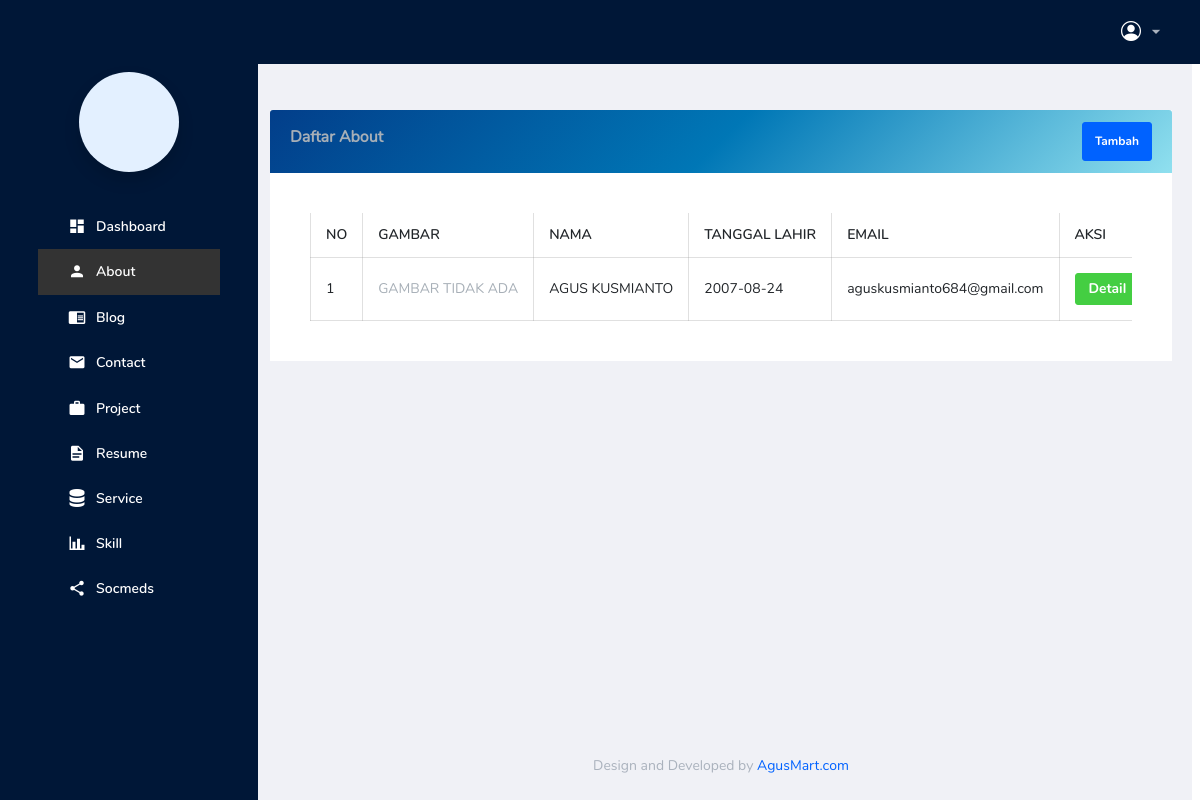
Page /backend/pages/about/index.php on the committed database.
### tables this page shows
CREATE TABLE `abouts` (
  `id` bigint NOT NULL,
  `name` varchar(255) NOT NULL,
  `born` date NOT NULL,
  `address` text NOT NULL,
  `zip_code` int NOT NULL,
  `email` varchar(255) NOT NULL,
  `phone` varchar(255) NOT NULL,
  `total_project` int NOT NULL,
  `work` varchar(255) NOT NULL,
  `image` text NOT NULL,
  `description` text NOT NULL
);

### backend/pages/about/index.php (the view, shortened to what this page needs)
<?php
include '../../../config/connection.php';
$qAbout = "SELECT * FROM abouts ORDER BY id DESC";
$result = mysqli_query($connect, $qAbout);
?>
<!DOCTYPE html>
<html lang="en">
<?php include '../../partials/header.php'; ?>
<body>
  <div class="container-scroller">
    <?php include '../../partials/navbar.php'; ?>
    <div class="container-fluid page-body-wrapper">
      <?php include '../../partials/sidebar.php'; ?>
      <div class="main-panel">
        <div class="content-wrapper" style="padding-left: 20px; padding-right: 20px;">
          <div class="row">
            <div class="col-12">
              <div class="card">
                <div class="card-header d-flex align-items-center justify-content-between" style="background: linear-gradient(135deg, #023e8a, #0077b6, #90e0ef); border: none;">
                  <h5>Daftar About</h5>
                  <a href="./create.php" class="btn btn-primary">Tambah</a>
                </div>
                <div class="card-body ">
                  <div class="table-responsive">
                    <table class="table table-bordered">
                      <thead>
                        <tr class="text-uppercase">
                          <th>No</th>
                          <th>Gambar</th>
                          <th>Nama</th>
                          <th>Tanggal Lahir</th>
                          <th>Email</th>
                          <th>Aksi</th>
                        </tr>
                      </thead>
                      <tbody>
                        <?php
                        $no = 1;
                        if ($result && $result->num_rows > 0):
                          while ($item = $result->fetch_object()):
                        ?>
                            <tr>
                              <td class="text-uppercase"><?= $no ?></td>
                              <td class="text-uppercase">
                                <?php if (!empty($item->image) && file_exists(__DIR__ . '/../../../storages/about/' . $item->image)): ?>
                                  <img src="../../../storages/about/<?= htmlspecialchars($item->image) ?>" alt="Gambar" class="rounded-circle" width="100" height="100" style="object-fit: cover;">
                                <?php else: ?>
                                  <div class="text-muted">Gambar tidak ada</div>
                                <?php endif; ?>
                              </td>
                              <td class="text-uppercase"><?= htmlspecialchars($item->name) ?></td>
                              <td class="text-uppercase"><?= htmlspecialchars($item->born) ?></td>
                              <td class="text-transform"><?= htmlspecialchars($item->email) ?></td>
                              <td class="text-capitalize">
                                <a href="./detail.php?id=<?= $item->id ?>" class="btn btn-success btn-sm">Detail</a>
                              </td>
                            </tr>
                          <?php
                            $no++;
                          endwhile;
                        else:
                          ?>
                          <tr>
                            <td colspan="6" class="text-center">Data about belum tersedia.</td>
                          </tr>
                        <?php endif; ?>
                      </tbody>
                    </table>
                  </div>
                </div>
              </div>
            </div>
          </div>
        </div>
        <?php include '../../partials/footer.php'; ?>
      </div>
    </div>
  </div>
</body>
</html>

### backend/partials/header.php (style rules this page uses)
.page-body-wrapper { display: flex; }
.main-panel { margin-left: 250px; width: calc(100% - 250px); }

### rows in the picture
abouts: image "GAMBAR TIDAK ADA", name "AGUS KUSMIANTO", born "2007-08-24", email "aguskusmianto684@gmail.com"
